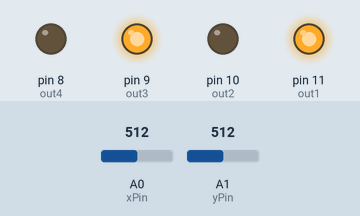
This sketch was run on a simulated Arduino Uno, built with avr-gcc and run on an emulated ATmega328P. Parts: output pins drawn as LEDs (lit = HIGH). The test bench sets the inputs (shaded band); at power-on: A0 (xPin) = 512, A1 (yPin) = 512. What the sketch prints to the serial monitor is not drawn.

Above: at 0.1 s.
Timing chart, 0 to 1.6 s (numbered marks = the images above):
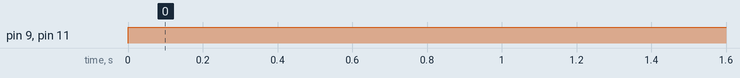

Measured:
- by itself, pin 9 (out3), pin 11 (out1): LOW → HIGH at 0.00 s

The sketch:

sketch_may18a.ino
```cpp
int xPin=A0;
int yPin=A1;


int out1=11;     //output1 for HT12E IC
int out2=10;     //output1 for HT12E IC
int out3=9;    //output1 for HT12E IC
int out4=8;


void setup() {

  pinMode(xPin,INPUT);
  pinMode(yPin,INPUT);

  pinMode(out1,OUTPUT);
  pinMode(out2,OUTPUT);
  pinMode(out3,OUTPUT);
  pinMode(out4,OUTPUT);
}

void loop() {
  int xval=analogRead(xPin);
  int yval=analogRead(yPin);
  Serial.begin(9600);
  Serial.println(xval);
  Serial.println(yval);
  Serial.println("\n");


     digitalWrite(out1,HIGH);
   digitalWrite(out2,LOW);
   digitalWrite(out3,HIGH);
   digitalWrite(out4,LOW);
     delay(2000);

}
```
